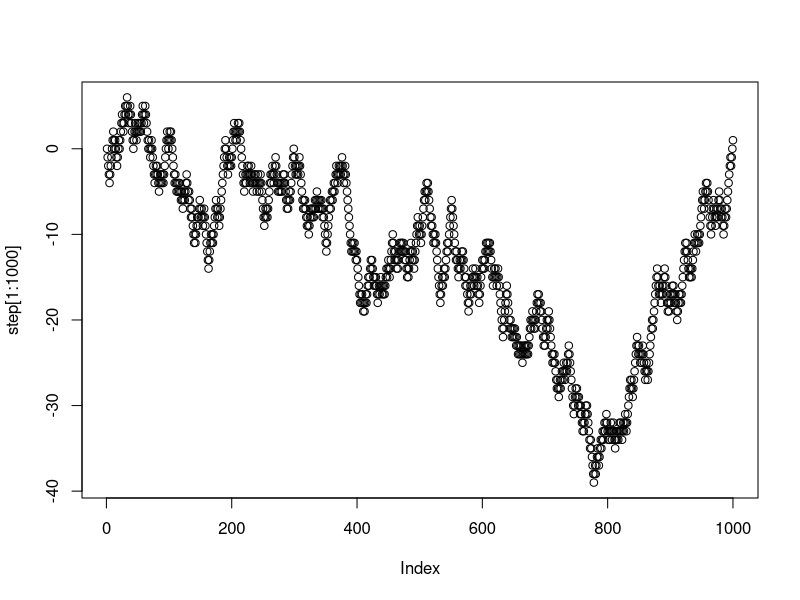
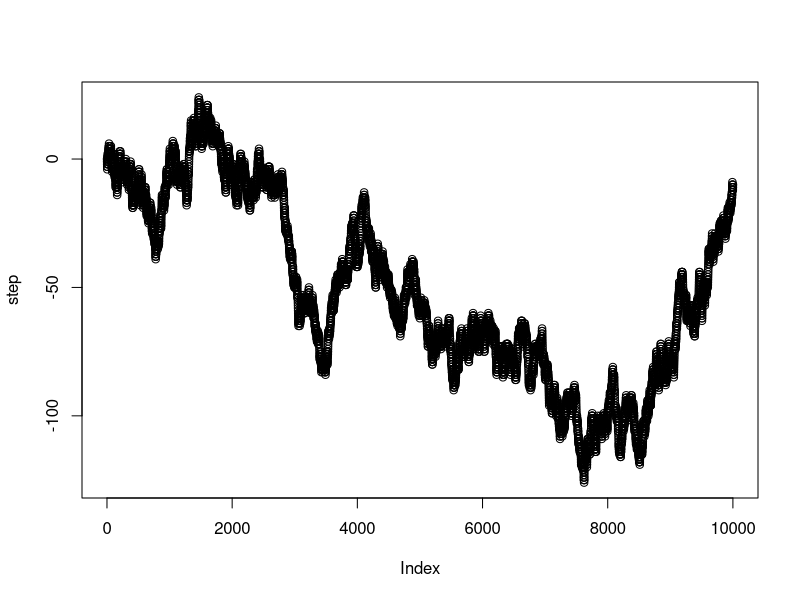

Source code (R) for these figures, in order:
## ---- chunk 1
rolls <- sample(1:6,10000, replace=TRUE)
table(rolls)
## ---- chunk 2
one <- sample(1:6,10000,replace=TRUE)
two <- sample(1:6,10000, replace=TRUE)
combined <- one+two
table(combined)/10000
## ---- chunk 3
first <- rep(1:6, each = 6)
second <- rep(1:6,6)
sum_rolls <- first+second
table(sum_rolls)/length(sum_rolls)

sim_result <- table(combined)/10000
true_probs <- table(sum_rolls)/length(sum_rolls)

true_probs-sim_result
## ---- chunk 4
sample(c("A","B"), 20, replace = TRUE, prob = c(.8, .2))
## ---- chunk 5
letters
LETTERS
## ---- chunk 6
sample(letters,50,replace=TRUE)
## ---- chunk 7
my_letters <- sample(letters,50*5,replace=TRUE)
my_strings <- matrix(my_letters, ncol = 5)

paste(my_strings[1,], collapse="")

random_strings <-c()
for(i in 1:dim(my_strings)[1]){
  random_strings[i] <- paste(my_strings[i,], collapse="")
}

random_strings


## ---- chunk 8
sim_results <- replicate(10000,
                         sample( c(1,0), 10, replace=TRUE)
                         )
number_of_heads <- colSums(sim_results)
table(number_of_heads)/10000

number_of_heads <- rbinom(10000,10,prob=.5)
table(number_of_heads)/10000
## ---- chunk 9
flips <- sample(c("H","T"), 10000, replace=TRUE)

sequence <- c()
for(i in 2:length(flips)){
  first_element <- flips[i-1]
  second_element <- flips[i]
  sequence[i-1] <- paste0(first_element,second_element)
}




table(sequence)/sum(table(sequence))


flips <- sample(c("H","T"), 10000, replace=TRUE)

sequence <- c()
for(i in 3:length(flips)){
  first_element <- flips[i-2]
  second_element <- flips[i-1]
  third_element <- flips[i]
  sequence[i-1] <- paste0(first_element,
                          second_element,
                          third_element)
}

table(sequence)/sum(table(sequence))
## ---- chunk 10
wikipedia <- "Tecumseh (c. 1768 – October 5, 1813) was a Shawnee chief and warrior who promoted resistance to the expansion of the United States onto Native American lands. During Tecumseh's childhood, the Shawnee lost territory to the American colonies in a series of border conflicts. A persuasive orator, Tecumseh traveled widely, forming a Native American confederacy and promoting tribal unity. He proclaimed that Native Americans owned their lands in common, and urged tribes not to cede more territory unless all agreed. In the War of 1812, Tecumseh joined his cause with the British, recruiting warriors and helping to capture Detroit in 1812. In 1813, he retreated with the British into Upper Canada, where American forces engaged them at the Battle of the Thames, in which Tecumseh was killed. His death led to the collapse of his confederacy, but he became an iconic folk hero in American, Indigenous, and Canadian history."

wikipedia_letters <- unlist(strsplit(wikipedia, split = ""))
lower_case <- tolower(wikipedia_letters)
letter_counts <- table(lower_case)
letter_counts <- as.data.frame(letter_counts)

library(dplyr)

final <-letter_counts %>%
  filter(lower_case %in% letters == TRUE)
  
total_letters <- sum(final$Freq) 

final <- final %>%
  mutate(probabilities = Freq/total_letters)

knitr::kable(final)
## ---- chunk 11

my_letters <- sample(final$lower_case,50*5,replace=TRUE, prob = final$probabilities)

# turn the vector into a matrix with 5 columns
my_strings <- matrix(my_letters, ncol=5)

# each row is a word, need to collapse the column to create a string
paste(my_strings[1,], collapse="")
#> [1] "ughpw"

# loop to collapse all of the rows into words
random_strings <-c()
for(i in 1:dim(my_strings)[1]){
  random_strings[i] <- paste(my_strings[i,], collapse="")
}

random_strings
## ---- chunk 12
step <- c(0)
for(i in 1:10000){
  coin_flip <- sample(c(1,-1),1)
  step[i+1] <- step[i] + coin_flip
}
  
plot(step[1:1000])
  
## ---- chunk 13
plot(step)
max(step)
min(step)
## ---- chunk 14
logical_step <- sign(step)

sequence <- c()
counter <- 0
for(i in 1:length(logical_step)){
  if(logical_step[i] == 0){
    sequence <- c(sequence,counter)
    counter <- 0
  } else {
    counter <- counter+logical_step[i]
  }
}

max(sequence)
min(sequence)
